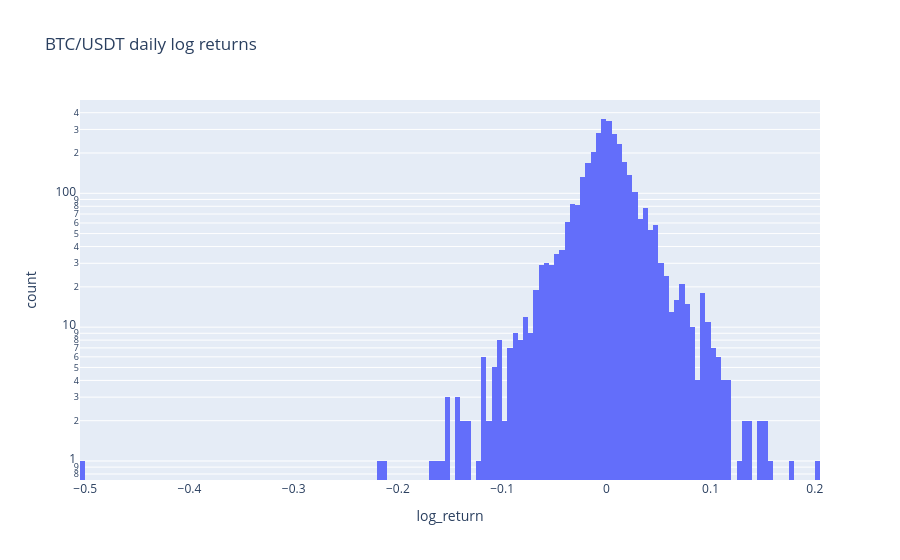

This figure's notebook cell:
### Code cell
fig = px.histogram(df, x="log_return", nbins=200,
                   title="BTC/USDT daily log returns")
fig.update_yaxes(type="log")
fig.show()

### Figure 1 — Plotly figure (JSON) as saved in the notebook; plotly's stock layout.template omitted (floating-point values rounded to 4 significant figures; data arrays with more than 128 entries replaced by an {"elided": "..."} marker saying what was removed)
{"data": [{"bingroup": "x", "hovertemplate": "log_return=%{x}<br>count=%{y}<extra></extra>", "legendgroup": "", "marker": {"color": "#636efa", "pattern": {"shape": ""}}, "name": "", "nbinsx": 200, "orientation": "v", "showlegend": false, "type": "histogram", "x": {"elided": "3348 float values"}, "xaxis": "x", "yaxis": "y"}], "layout": {"barmode": "relative", "legend": {"tracegroupgap": 0}, "title": {"text": "BTC/USDT daily log returns"}, "xaxis": {"anchor": "y", "domain": [0, 1], "title": {"text": "log_return"}}, "yaxis": {"anchor": "x", "domain": [0, 1], "title": {"text": "count"}, "type": "log"}}}
